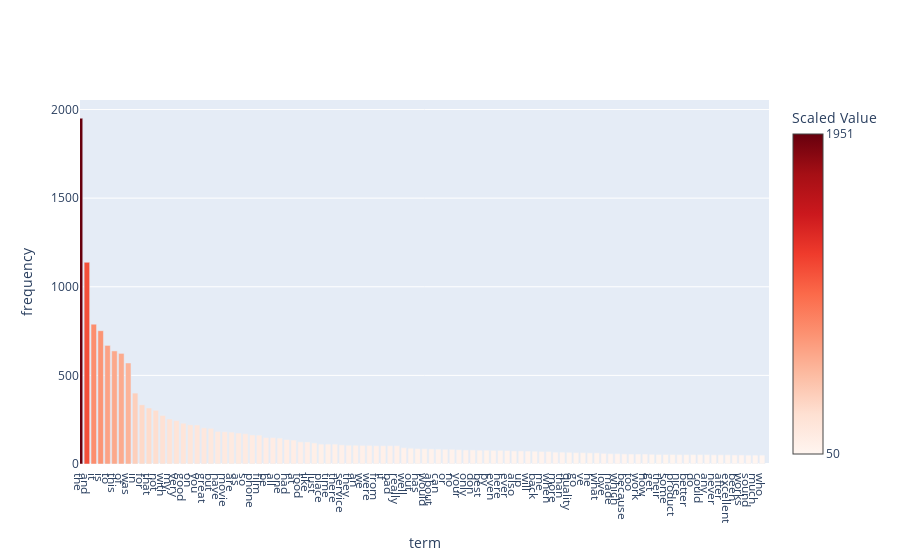

The cell this chart's notebook holds for it:
### Markdown cell above
long tail visualization:

### Code cell
sorted_indices = feature_frequencies.argsort()[::-1][:]

# get top 300
x = [count_vect.get_feature_names_out()[i] for i in sorted_indices[:100]]
y = feature_frequencies[sorted_indices[:100]]

fig = go.Figure()
fig.add_trace(go.Bar(x=x, y=y,
                    marker=dict(
                    color=y,
                    colorscale='Reds', 
                    colorbar=dict(title='Scaled Value', tickvals=[min(y), max(y)]) 
                )))


fig.update_xaxes(
    title_text="term",
    fixedrange=False,
    range=[0, 100],
    constrain="domain",
    tickmode='array',  
    tickvals=list(range(len(x))),  
    ticktext=x,
    autorange=False, showline=True
)

fig.update_yaxes(
    title_text="frequency",
    fixedrange=True
)


fig.show(config={"scrollZoom": True, "displayModeBar": True})

### Figure 1 — Plotly figure (JSON) as saved in the notebook; plotly's stock layout.template omitted (floating-point values rounded to 4 significant figures)
{"data": [{"marker": {"color": [1951, 1138, 789, 752, 669, 638, 624, 570, 400, 334, 316, 303, 274, 254, 245, 230, 221, 220, 204, 201, 184, 182, 180, 175, 171, 164, 163, 149, 149, 146, 138, 135, 125, 124, 119, 112, 112, 112, 108, 106, 106, 105, 105, 103, 103, 103, 103, 92, 89, 87, 86, 85, 84, 83, 83, 81, 79, 79, 78, 78, 77, 77, 76, 74, 74, 73, 72, 71, 71, 67, 67, 66, 64, 64, 63, 63, 60, 58, 58, 57, 56, 56, 56, 55, 54, 54, 54, 53, 53, 53, 53, 53, 52, 52, 52, 51, 51, 50, 50, 50], "colorbar": {"tickvals": [50, 1951], "title": {"text": "Scaled Value"}}, "colorscale": [[0, "rgb(255,245,240)"], [0.125, "rgb(254,224,210)"], [0.25, "rgb(252,187,161)"], [0.375, "rgb(252,146,114)"], [0.5, "rgb(251,106,74)"], [0.625, "rgb(239,59,44)"], [0.75, "rgb(203,24,29)"], [0.875, "rgb(165,15,21)"], [1, "rgb(103,0,13)"]]}, "type": "bar", "x": ["the", "and", "it", "is", "to", "this", "of", "was", "in", "for", "that", "not", "with", "my", "very", "good", "on", "you", "great", "but", "have", "movie", "are", "as", "so", "phone", "film", "be", "all", "one", "had", "at", "food", "like", "just", "place", "time", "there", "service", "they", "an", "we", "were", "from", "if", "bad", "really", "well", "out", "has", "would", "about", "can", "or", "no", "your", "only", "don", "best", "by", "even", "here", "ever", "also", "up", "will", "back", "me", "when", "more", "than", "quality", "go", "ve", "he", "what", "love", "made", "which", "because", "too", "work", "how", "get", "their", "some", "product", "nice", "better", "do", "could", "any", "never", "after", "excellent", "been", "works", "sound", "much", "who"], "y": [1951, 1138, 789, 752, 669, 638, 624, 570, 400, 334, 316, 303, 274, 254, 245, 230, 221, 220, 204, 201, 184, 182, 180, 175, 171, 164, 163, 149, 149, 146, 138, 135, 125, 124, 119, 112, 112, 112, 108, 106, 106, 105, 105, 103, 103, 103, 103, 92, 89, 87, 86, 85, 84, 83, 83, 81, 79, 79, 78, 78, 77, 77, 76, 74, 74, 73, 72, 71, 71, 67, 67, 66, 64, 64, 63, 63, 60, 58, 58, 57, 56, 56, 56, 55, 54, 54, 54, 53, 53, 53, 53, 53, 52, 52, 52, 51, 51, 50, 50, 50]}], "layout": {"xaxis": {"autorange": false, "constrain": "domain", "fixedrange": false, "range": [0, 100], "showline": true, "tickmode": "array", "ticktext": ["the", "and", "it", "is", "to", "this", "of", "was", "in", "for", "that", "not", "with", "my", "very", "good", "on", "you", "great", "but", "have", "movie", "are", "as", "so", "phone", "film", "be", "all", "one", "had", "at", "food", "like", "just", "place", "time", "there", "service", "they", "an", "we", "were", "from", "if", "bad", "really", "well", "out", "has", "would", "about", "can", "or", "no", "your", "only", "don", "best", "by", "even", "here", "ever", "also", "up", "will", "back", "me", "when", "more", "than", "quality", "go", "ve", "he", "what", "love", "made", "which", "because", "too", "work", "how", "get", "their", "some", "product", "nice", "better", "do", "could", "any", "never", "after", "excellent", "been", "works", "sound", "much", "who"], "tickvals": [0, 1, 2, 3, 4, 5, 6, 7, 8, 9, 10, 11, 12, 13, 14, 15, 16, 17, 18, 19, 20, 21, 22, 23, 24, 25, 26, 27, 28, 29, 30, 31, 32, 33, 34, 35, 36, 37, 38, 39, 40, 41, 42, 43, 44, 45, 46, 47, 48, 49, 50, 51, 52, 53, 54, 55, 56, 57, 58, 59, 60, 61, 62, 63, 64, 65, 66, 67, 68, 69, 70, 71, 72, 73, 74, 75, 76, 77, 78, 79, 80, 81, 82, 83, 84, 85, 86, 87, 88, 89, 90, 91, 92, 93, 94, 95, 96, 97, 98, 99], "title": {"text": "term"}}, "yaxis": {"fixedrange": true, "title": {"text": "frequency"}}}}
